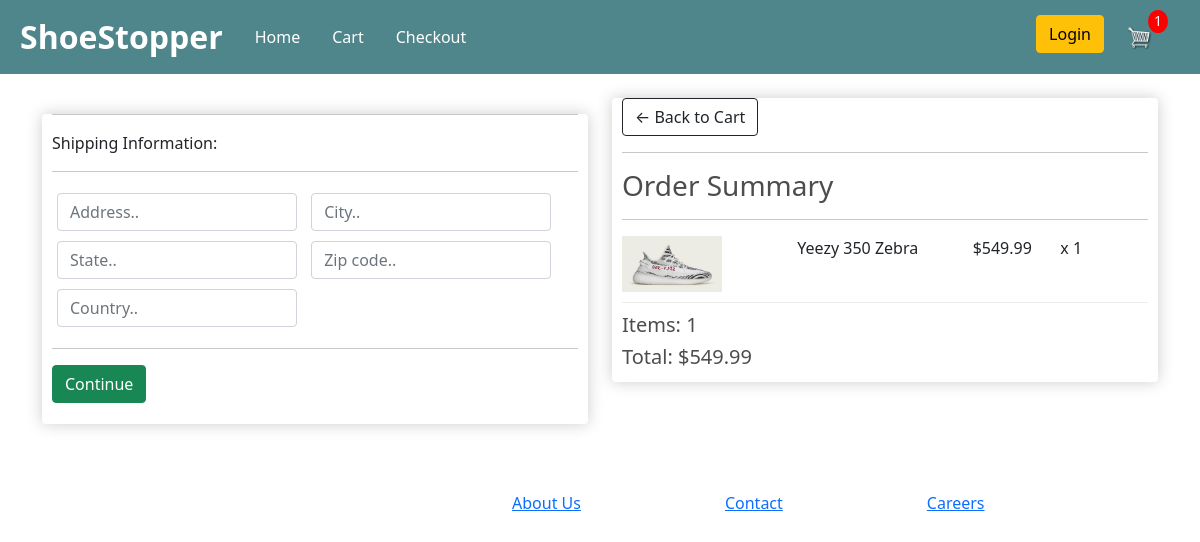
Screenshot of /checkout/ (signed in) with the database file from the repository.
### store/models.py (models this page shows, shortened)
class OrderItem(models.Model):
    product = models.ForeignKey(Product, on_delete=models.SET_NULL, null=True)
    order = models.ForeignKey(Order, on_delete=models.SET_NULL, null=True)
    quantity = models.IntegerField(default=0, null=True, blank=True)
    date_added = models.DateTimeField(auto_now_add=True)
    @property
    def get_total(self):
        total = self.product.price * self.quantity
        return total

class Product(models.Model):
    name = models.CharField(max_length=200)
    price = models.DecimalField(max_digits=9, decimal_places=2)
    digital = models.BooleanField(default=False, null=True, blank=True)
    image = models.ImageField(null=True, blank=True)
    @property
    def imageURL(self):
        try:
            url = self.image.url
        except:
            url = ''
        return url

class Order(models.Model):
    customer = models.ForeignKey(Customer, on_delete=models.SET_NULL, null=True, blank=True)
    date_ordered = models.DateTimeField(auto_now_add=True)
    complete = models.BooleanField(default=False)
    transaction_id = models.CharField(max_length=100, null=True)
    @property
    def shipping(self):
        shipping = False
        orderitems = self.orderitem_set.all()
        for item in orderitems:
            if item.product.digital == False:
                shipping = True
        return shipping
    @property
    def get_cart_total(self):
        orderitems = self.orderitem_set.all()
        total = sum([item.get_total for item in orderitems])
        return total
    @property
    def get_cart_items(self):
        orderitems = self.orderitem_set.all()
        total = sum([item.quantity for item in orderitems])
        return total

### store/views.py (the view)
# urls.py: path('checkout/', views.checkout, name='checkout'),
def checkout(request):
    data = cartData(request)
    cartItems = data['cartItems']
    order = data['order']
    items = data['items']
    context = {'items':items, 'order':order, 'cartItems':cartItems}
    return render(request, 'store/checkout.html', context)

### store/utils.py (called while the page is built)
def cartData(request):
    if request.user.is_authenticated:
        customer = request.user.customer
        order, created = Order.objects.get_or_create(customer=customer, complete=False)
        items = order.orderitem_set.all()
        cartItems = order.get_cart_items
    else:
        cookieData = cookieCart(request)
        cartItems = cookieData['cartItems']
        order = cookieData['order']
        items = cookieData['items']
    return {'cartItems':cartItems, 'order':order, 'items':items}

### store/templates/store/checkout.html (shortened to what this page needs)
{% extends "store/main.html" %}
{% load static %}
{% block content %}
<div class="row">
    <div class="col-lg-6">
        <div class="box-element" id="form-wrapper">
            <form id="form">
                <div id="shipping-info">
                    <hr>
                    <p>Shipping Information:</p>
                    <hr>
                    <div class="form-field">
                        <input class="form-control" type="text" name="address" placeholder="Address..">
                    </div>
                    <div class="form-field">
                        <input class="form-control" type="text" name="city" placeholder="City..">
                    </div>
                    <div class="form-field">
                        <input class="form-control" type="text" name="state" placeholder="State..">
                    </div>
                    <div class="form-field">
                        <input class="form-control" type="text" name="zipcode" placeholder="Zip code..">
                    </div>
                    <div class="form-field">
                        <input class="form-control" type="text" name="country" placeholder="Country..">
                    </div>
                </div>
                <hr>
                <input id="form-button" class="btn btn-success btn-block" type="submit" value="Continue">
            </form>
        </div>
        <br>
    </div>
    <div class="col-lg-6">
        <div class="box-element">
            <a class="btn btn-outline-dark" href="{% url 'cart' %}">&#x2190; Back to Cart</a>
            <hr>
            <h3>Order Summary</h3>
            <hr>
            {% for item in items %}
            <div class="cart-row">
                <div style="flex:2"><img class="row-image" src="{{item.product.imageURL}}"></div>
                <div style="flex:2"><p>{{item.product.name}}</p></div>
                <div style="flex:1"><p>${{item.product.price}}</p></div>
                <div style="flex:1"><p>x {{item.quantity}}</p></div>
            </div>
            {% endfor %}
            <h5>Items: {{order.get_cart_items}}</h5>
            <h5>Total: ${{order.get_cart_total|floatformat:2}}</h5>
        </div>
    </div>
</div>
{% endblock content %}

### static/css/main.css (style rules this page uses)
body { background-color: hsl(0, 0%, 98%); }
h1, h2, h3, h4, h5, h6 { color: hsl(0, 0%, 30%); }
.box-element { box-shadow: hsl(0, 0%, 80%) 0 0 16px; background-color: #fff; border-radius: 4px; padding-bottom: 5px; padding-left: 10px; padding-right: 10px; justify-content: space-around; }
.col-lg-4, .col-lg-6, .col-lg-8, .col-lg-12 { margin-top: 10px; }
.btn { border-radius: 0; }
.row-image { width: 100px; }
.form-field { width: 250px; display: inline-block; padding: 5px; }
.cart-row { display: flex; align-items: flex-stretch; padding-bottom: 10px; margin-bottom: 10px; border-bottom: 1px solid #ececec; }

### rows the page displays
OrderItem: product.imageURL (picture), product.name "Yeezy 350 Zebra", product.price "549.99", quantity "1"
Order: get_cart_items "1", get_cart_total "549.99"

### other values shown
{{ cartItems }} "1"
